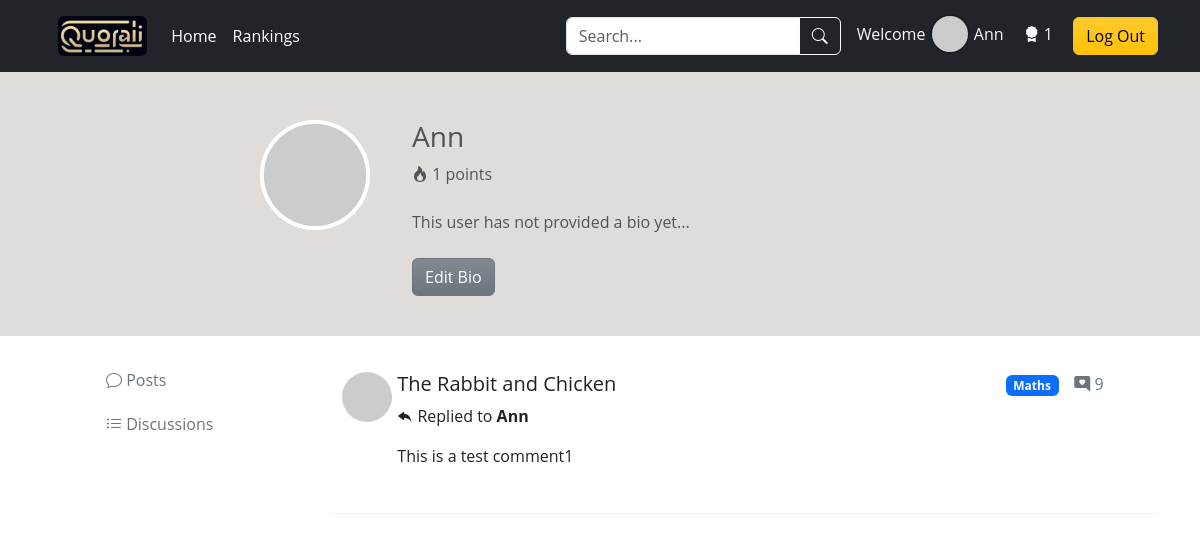
The page /personal-profile?show=comments (signed in) on the database as committed earlier.
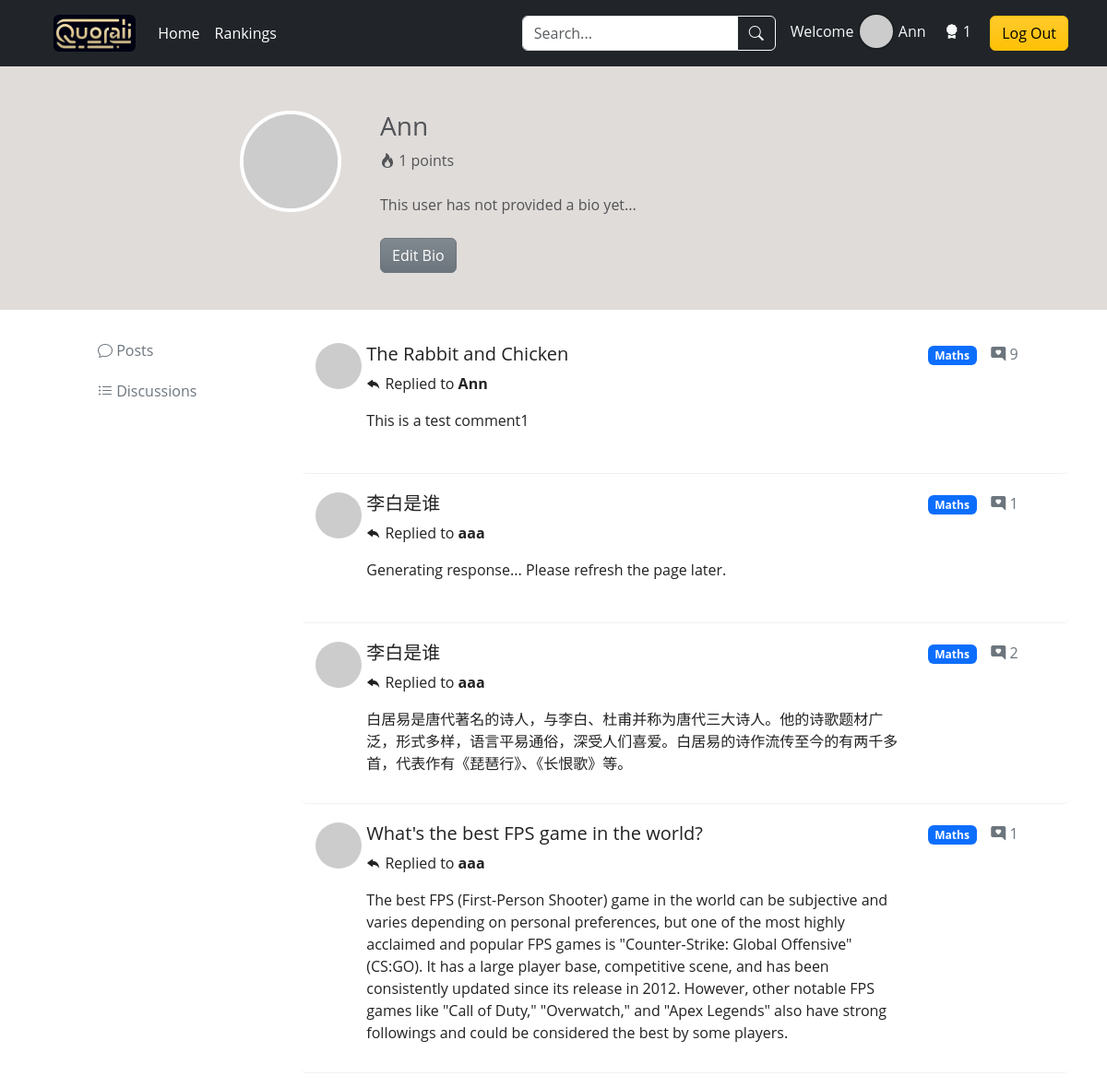
The same page on the database as committed later.
### app/models.py (models this page shows, shortened)
class User(db.Model, UserMixin):
    id = db.Column(db.Integer, primary_key=True)
    username = db.Column(db.String(16), index=True, unique=True)
    email = db.Column(db.String(64), index=True, unique=True)
    password_hash = db.Column(db.String(256))
    credit = db.Column(db.Integer, default=0)
    bio = db.Column(db.String(1024))
    posts = db.relationship('Post', backref='author', lazy=True)
    comments = db.relationship('Comment', backref='author', lazy='dynamic')

class Comment(db.Model):
    id = db.Column(db.Integer, primary_key=True)
    body = db.Column(db.String(1024))
    timestamp = db.Column(db.DateTime, default=datetime.now)
    author_id = db.Column(db.Integer, db.ForeignKey('user.id'), index=True)
    post_id = db.Column(db.Integer, db.ForeignKey('post.id'), index=True)
    def __repr__(self):
        return '<Comment {}>'.format(self.body)

class Post(db.Model):
    id = db.Column(db.Integer, primary_key=True)
    title = db.Column(db.String(64))
    body = db.Column(db.String(1024))
    timestamp = db.Column(db.DateTime, index=True, default=datetime.now)
    author_id = db.Column(db.Integer, db.ForeignKey('user.id'), index=True)
    category_id = db.Column(db.Integer, db.ForeignKey('category.id'), index=True)
    comments = db.relationship('Comment', backref='post', lazy='dynamic')
    is_solved = db.Column(db.Boolean, default=False)
    def __repr__(self):
        return '<Post {}>'.format(self.body)

class Category(db.Model):
    id = db.Column(db.Integer, primary_key=True)
    name = db.Column(db.String(32), unique=True)
    iconClass = db.Column(db.String(32))
    posts = db.relationship('Post', backref='category', lazy='dynamic')

### app/routes.py (the view, shortened to what this page needs)
@app.route('/personal-profile', methods=['GET', 'POST'])
def personalProfile():
    user = current_user
    if request.args.get('show') == 'comments':
        comments = Comment.query.filter_by(author_id=user.id).all()
        mix = {}
        for comment in comments:
            post = Post.query.get(comment.post_id)
            if post:
                if post not in mix:
                    mix[post] = []
                mix[post].append(comment)
        print(mix)
        return render_template('personal-profile.html', title='Personal Profile', user=user, mix=mix)

### app/__init__.py (called while the page is built)
@login_manager.user_loader
def load_user(user_id):
    user = User.query.get(user_id)
    return user

### app/templates/personal-profile.html (shortened to what this page needs)
{% extends "base.html" %}
{% block style %}
<link rel="stylesheet" href="{{ url_for('static', filename='css/personal-profile.css') }}">
{% endblock %}
{% block main %}
<div class="container-fluid self-intro background-brown text-muted">
    <div class="row clearfix mt-5 mb-4">
        <div class="col-md-2 column">
        </div>
        <div class="col-md-2 column">
            <img alt="Profile Picture" src="https://robohash.org/{{ user.email }}" class="rounded-circle title-ava mx-5" />
        </div>
        <div class="col-md-5 column personal-details">
            <h3 class="text-left">
                {{ user.username }}
            </h3>
            <div>
                <i class="bi bi-fire"></i>
                <span>{{ user.credit }} points</span>
            </div>
            <div class="overflow-auto mt-4" style="max-height: 100px;">
                <p id="bio-text" class="text-left">
                    {% if user.bio %}
                    {{ user.bio }}
                    {% else %}
                    This user has not provided a bio yet...
                    {% endif %}
                </p>
            </div>
            <button id="edit-btn" class="btn btn-secondary bg-gradient text-white mt-2">Edit Bio</button>
        </div>
        <div class="col-md-3 column">
        </div>
    </div>
</div>
<div class="container">
    <div class="row clearfix">
        <div class="personal-profile-nav col-md-3 column">
            <ul class="nav flex-column mt-4 mx-5">
                <li class="nav-item mb-1">
                    <a class="nav-link text-secondary hover-orange" href="/personal-profile">
                        <i class="bi bi-chat"></i>
                        <span class="Button-label">Posts</span>
                    </a>
                </li>
                <li class="nav-item mb-1">
                    <a class="nav-link text-secondary hover-orange" href="?show=comments">
                        <i class="bi bi-list-ul"></i>
                        <span class="Button-label">Discussions</span>
                    </a>
                </li>
            </ul>
        </div>
        <div class="col-md-9 column mt-3">
            {% if mix %}
                <ul class="discussion-list list-unstyled">
                    {% for post, comments in mix.items() %}
                    {% for comment in comments %}
                    <li>
                        <div class="row clearfix">
                            <div class="col-md-10 column row clearfix">
                                <div class="col-md-1 column">
                                    <img alt="50x50" src='https://robohash.org/{{ post.author.email }}' class="rounded-circle"
                                        style="width: 50px; height: 50px;" />
                                </div>
                                <div class="col-md-11">
                                    <h5>
                                        <a href="{{ url_for('postDetails', post_id=post.id) }}#{{ comment.id }}" style="text-decoration: none; color: inherit;" onmouseover="this.style.color='#007bff'" onmouseout="this.style.color='inherit'">{{ post.title }}</a>
                                    </h5>
                                    <p>
                                        <i class="bi bi-reply-fill"></i>
                                        <span>Replied to <b>{{ post.author.username }}</b></span>
                                    </p>
                                    <p>{{ comment.body }}</p>
                                </div>
                            </div>
                            <div class="col-md-2 column">
                                <div class="row clearfix">
                                    <div class="col-md-6 column category-tag">
                                        <span class="badge category-tag" data-category-id="{{ post.category.id }}">{{ post.category.name }}</span>
                                    </div>
                                    <div class="col-md-6 column text-secondary">
                                        <p>
                                            <i class="bi bi-chat-right-heart-fill"></i>
                                            {{ post.comments.all()|length }}
                                        </p>
                                    </div>
                                </div>
                                <div class="text-danger mt-5" style="text-align: right;">
                                    <button class="btn deleteBtn">
                                    </button>
                                </div>
                            </div>
                        </div>
                    </li>
                    {% endfor %}
                    {% endfor %}
                </ul>
            {% endif %}
        </div>
    </div>
</div>
{% endblock %}

### app/templates/base.html (shortened to what this page needs)
<!DOCTYPE html>
<html lang="en">
<head>
   <link href="https://cdn.jsdelivr.net/npm/bootstrap@5.3.3/dist/css/bootstrap.min.css" rel="stylesheet">
   <link rel="stylesheet" href="https://cdn.jsdelivr.net/npm/bootstrap-icons@1.11.3/font/bootstrap-icons.min.css">
   <link rel="stylesheet" href="{{ url_for('static', filename='css/base.css') }}">
    {% block style %}{% endblock %}
</head>
<body>
    <header class="p-3 bg-dark text-white fixed-top">
        <div class="container">
            <div class="d-flex flex-wrap align-items-center justify-content-center justify-content-lg-start">
                <a href="/" class="d-flex align-items-center mb-2 mb-lg-0 mx-3 text-white text-decoration-none">
                    <img alt="logo" src="{{ url_for('static', filename='img/4501715747379_.pic.jpg') }}" class="rounded logo" />
                </a>
                <ul class="nav col-12 col-lg-auto me-lg-auto mb-2 justify-content-center mb-md-0">
                    <li><a href="/" class="nav-link px-2 text-white">Home</a></li>
                    <li><a href="{{ url_for('rankingPage') }}" class="nav-link px-2 text-white">Rankings</a></li>
                </ul>
                <form class="col-12 col-lg-auto mb-3 mb-lg-0 me-lg-3" method="get" action="{{ url_for('search') }}">
                    <div class="input-group">
                        <input type="search" class="form-control form-control-dark" placeholder="Search..." aria-label="Search" name="search_keywords">
                        <button class="btn btn-outline-light" type="submit"><i class="bi bi-search"></i>
                        </button>
                    </div>
                </form>
                <div class="text-end">
                    {% if current_user.is_authenticated %}
                    <div class="user-info">
                        <span class="text-light me-3">Welcome
                            <img alt="Avatar" src='https://robohash.org/{{ current_user.email }}' class="rounded-circle" style="width: 40px; height: 40px; border: rgba(0, 0, 0, 0.2) 2.5px solid; margin-top: -5px;" />
                            <a href="{{ url_for('personalProfile') }}" style="text-decoration: none; color: inherit;" onmouseover="this.style.color='#FFA500'" onmouseout="this.style.color='inherit'">{{ current_user.username }}</a>
                    </span>
                        <span class="text-light me-3"><i class="bi bi-award-fill"></i> {{ current_user.credit }}</span>
                        <a class="btn btn-warning bg-gradient" href="{{ url_for('logout') }}">Log Out</a>
                    </div>
                    {% else %}
                    <button type="button" id="loginButton" class="btn btn-outline-light me-2" data-bs-toggle="modal" data-bs-target="#ModalToggle">Login</button>
                    <button type="button" class="btn btn-warning" data-bs-toggle="modal" data-bs-target="#staticBackdrop" id="registerbtn">Sign-up</button>
                    {% endif %}
                </div>
            </div>
        </div>
    </header>
    <main>
        {% block main %}{% endblock %}
    </main>
</body>
</html>

### app/static/css/base.css (style rules this page uses)
* { box-sizing: border-box; margin: 0; padding: 0; }
body { font-family: 'Open Sans', sans-serif; color: #222; overflow-x: hidden; }
.logo { height: 40px; opacity: 0.95; }

### app/static/css/personal-profile.css (style rules this page uses)
.self-intro { margin-top: 3.5rem; padding-top: 1rem; padding-bottom: 1rem; }
.background-brown { background-color: #e0dcda; }
.title-ava { width: 110px; height: 110px; border: 4px solid #fff; }
.discussion-list li { padding: 20px 15px 15px 15px; border-bottom: 1px solid #9f9f9f24; border-radius: 5px; transition: all 0.2s ease-in-out; }

Rows that differ between the two databases and show on the page:
added Post: title "李白是谁"
added Comment: body "Generating response... Please refresh the page later.", {{ post.category.name }} "Maths", comments.all|length "1"
now on this page (row edited): User: author.username "aaa"
added Post: title "李白是谁"
added Comment: body "白居易是唐代著名的诗人，与李白、杜甫并称为唐代三大诗人。他的诗歌题材广泛，形式多样，语言平易通俗，深受人们喜爱。白居易的诗作流传至今的有两千多首，代表作有《琵琶行》、《长恨歌》等。", {{ post.category.name }} "Maths", comments.all|length "2"
added Post: title "What's the best FPS game in the world?"
added Comment: body "The best FPS (First-Person Shooter) game in the world can be subjective and varies depending on personal preferences, but one of the most highly acclaimed and popular FPS games is \"Counter-Strike: Global Offensive\" (CS:GO). It has a large player base, competitive scene, and has been consistently updated since its release in 2012. However, other notable FPS games like \"Call of Duty,\" \"Overwatch,\" and \"Apex Legends\" also have strong followings and could be considered the best by some players.", {{ post.category.name }} "Maths", comments.all|length "1"
